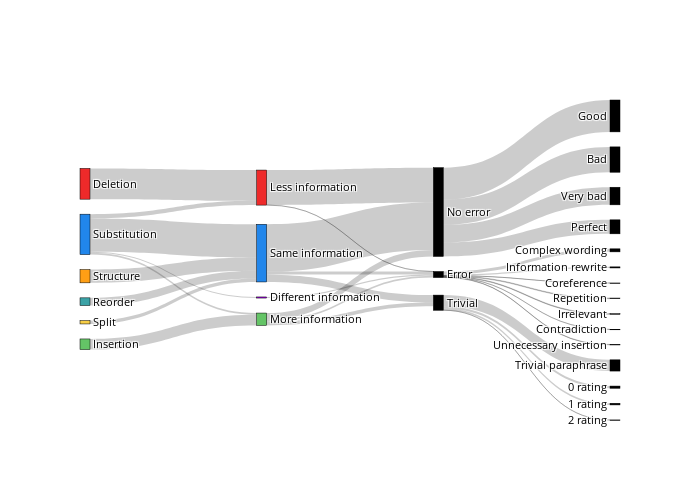

Write notebook code for a chart like this one.
### Code cell
sankey_combined(data)

### Figure 1 — Plotly figure (JSON) as saved in the notebook; plotly's stock layout.template omitted (floating-point values rounded to 4 significant figures)
{"data": [{"link": {"source": [0, 0, 0, 0, 1, 1, 1, 1, 2, 2, 2, 2, 3, 3, 3, 3, 4, 4, 4, 4, 5, 5, 5, 5, 6, 6, 6, 7, 7, 7, 8, 8, 8, 9, 9, 9, 10, 10, 10, 10, 10, 10, 10, 10, 11, 11, 11, 11, 11, 11, 11, 11, 12, 12, 12, 12, 12, 12, 12, 12, 10, 10, 10, 10, 11, 11, 11, 11], "target": [6, 7, 8, 9, 6, 7, 8, 9, 6, 7, 8, 9, 6, 7, 8, 9, 6, 7, 8, 9, 6, 7, 8, 9, 10, 11, 12, 10, 11, 12, 10, 11, 12, 10, 11, 12, 13, 14, 15, 16, 17, 18, 19, 20, 13, 14, 15, 16, 17, 18, 19, 20, 13, 14, 15, 16, 17, 18, 19, 20, 21, 22, 23, 24, 25, 26, 27, 28], "value": [759, 0, 0, 0, 0, 0, 262, 0, 105, 821, 43, 27, 0, 190, 0, 0, 0, 327, 0, 0, 0, 84, 0, 0, 862, 0, 2, 1167, 180, 75, 161, 97, 47, 0, 0, 27, 0, 0, 0, 0, 0, 0, 0, 0, 0, 0, 0, 0, 0, 0, 0, 0, 2, 27, 16, 4, 0, 15, 9, 75, 434, 625, 786, 345, 54, 41, 2, 277]}, "node": {"color": ["#ee2a2a", "#64C466", "#2186eb", "#3ca3a7", "#FF9F15", "#F7CE46", "#ee2a2a", "#2186eb", "#64C466", "#b103fc", "black", "black", "black", "black", "black", "black", "black", "black", "black", "black", "black", "black", "black", "black", "black", "black", "black", "black", "black"], "label": ["Deletion", "Insertion", "Substitution", "Reorder", "Structure", "Split", "Less information", "Same information", "More information", "Different information", "No error", "Trivial", "Error", "Coreference", "Information rewrite", "Repetition", "Contradiction", "Hallucination", "Irrelevant", "Unnecessary insertion", "Complex wording", "Very bad", "Bad", "Good", "Perfect", "0 rating", "1 rating", "2 rating", "Trivial paraphrase"], "line": {"color": "black", "width": 0.5}, "pad": 15, "thickness": 10}, "type": "sankey", "valueformat": "d", "valuesuffix": " edits"}], "layout": {"font": {"color": "black", "size": 11}, "height": 500, "title": {"text": ""}, "width": 700}}
